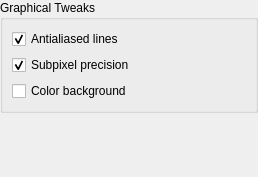
<?xml version="1.0" encoding="UTF-8"?>
<ui version="4.0">
 <class>WdgHatchingPreferences</class>
 <widget class="QWidget" name="WdgHatchingPreferences">
  <property name="geometry">
   <rect>
    <x>0</x>
    <y>0</y>
    <width>258</width>
    <height>177</height>
   </rect>
  </property>
  <property name="sizePolicy">
   <sizepolicy hsizetype="Preferred" vsizetype="Preferred">
    <horstretch>0</horstretch>
    <verstretch>0</verstretch>
   </sizepolicy>
  </property>
  <layout class="QVBoxLayout" name="verticalLayout">
   <property name="margin">
    <number>0</number>
   </property>
   <item>
    <widget class="QGroupBox" name="groupBox_2">
     <property name="title">
      <string>Graphical Tweaks</string>
     </property>
     <layout class="QVBoxLayout" name="verticalLayout_2">
      <item>
       <widget class="QCheckBox" name="antialiasCheckBox">
        <property name="text">
         <string>Antialiased lines</string>
        </property>
        <property name="checked">
         <bool>true</bool>
        </property>
       </widget>
      </item>
      <item>
       <widget class="QCheckBox" name="subpixelPrecisionCheckBox">
        <property name="text">
         <string>Subpixel precision</string>
        </property>
        <property name="checked">
         <bool>true</bool>
        </property>
       </widget>
      </item>
      <item>
       <widget class="QCheckBox" name="opaqueBackgroundCheckBox">
        <property name="text">
         <string>Color background</string>
        </property>
       </widget>
      </item>
     </layout>
    </widget>
   </item>
   <item>
    <spacer name="verticalSpacer">
     <property name="orientation">
      <enum>Qt::Vertical</enum>
     </property>
     <property name="sizeHint" stdset="0">
      <size>
       <width>0</width>
       <height>0</height>
      </size>
     </property>
    </spacer>
   </item>
  </layout>
 </widget>
 <resources/>
 <connections/>
</ui>
